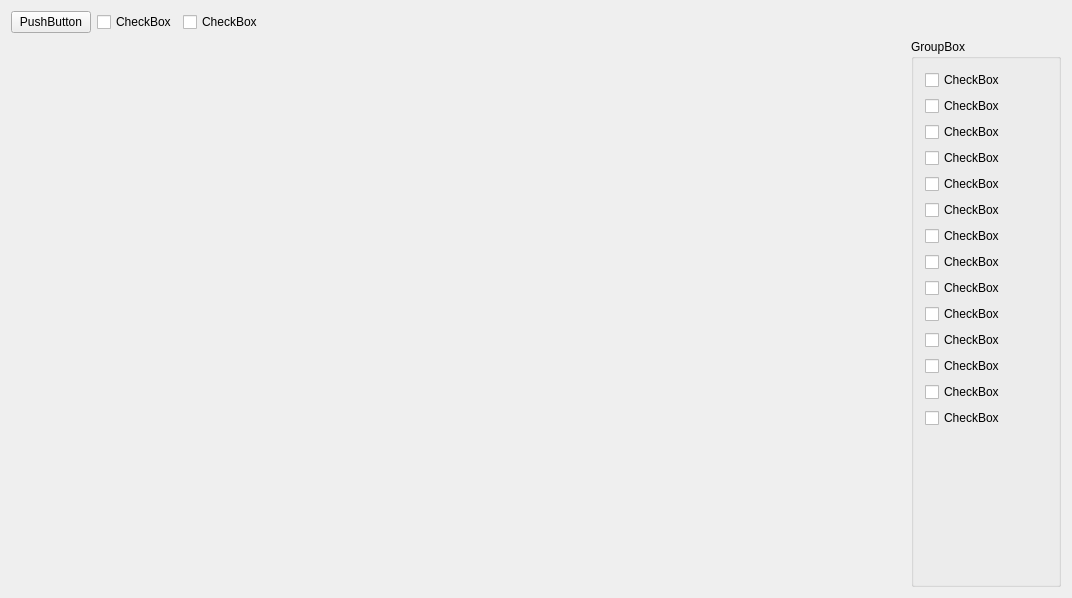
<?xml version="1.0" encoding="UTF-8"?>
<ui version="4.0">
 <class>ThousandRectsInConcurentThreadsClass</class>
 <widget class="QWidget" name="ThousandRectsInConcurentThreadsClass">
  <property name="geometry">
   <rect>
    <x>0</x>
    <y>0</y>
    <width>1072</width>
    <height>598</height>
   </rect>
  </property>
  <property name="windowTitle">
   <string>ThousandRectsInConcurentThreads</string>
  </property>
  <layout class="QVBoxLayout" name="verticalLayout_2">
   <item>
    <layout class="QHBoxLayout" name="horizontalLayout">
     <item>
      <widget class="QPushButton" name="pushButton">
       <property name="text">
        <string>PushButton</string>
       </property>
      </widget>
     </item>
     <item>
      <widget class="QCheckBox" name="checkBox">
       <property name="text">
        <string>CheckBox</string>
       </property>
      </widget>
     </item>
     <item>
      <widget class="QCheckBox" name="checkBox_2">
       <property name="text">
        <string>CheckBox</string>
       </property>
      </widget>
     </item>
     <item>
      <spacer name="horizontalSpacer">
       <property name="orientation">
        <enum>Qt::Horizontal</enum>
       </property>
       <property name="sizeHint" stdset="0">
        <size>
         <width>40</width>
         <height>20</height>
        </size>
       </property>
      </spacer>
     </item>
    </layout>
   </item>
   <item>
    <layout class="QHBoxLayout" name="horizontalLayout_2" stretch="1,0">
     <item>
      <widget class="TWidget" name="widget" native="true"/>
     </item>
     <item>
      <widget class="QGroupBox" name="groupBox">
       <property name="minimumSize">
        <size>
         <width>150</width>
         <height>400</height>
        </size>
       </property>
       <property name="title">
        <string>GroupBox</string>
       </property>
       <layout class="QVBoxLayout" name="verticalLayout">
        <item>
         <widget class="QCheckBox" name="chan_1">
          <property name="text">
           <string>CheckBox</string>
          </property>
         </widget>
        </item>
        <item>
         <widget class="QCheckBox" name="chan_2">
          <property name="text">
           <string>CheckBox</string>
          </property>
         </widget>
        </item>
        <item>
         <widget class="QCheckBox" name="chan_3">
          <property name="text">
           <string>CheckBox</string>
          </property>
         </widget>
        </item>
        <item>
         <widget class="QCheckBox" name="chan_4">
          <property name="text">
           <string>CheckBox</string>
          </property>
         </widget>
        </item>
        <item>
         <widget class="QCheckBox" name="chan_5">
          <property name="text">
           <string>CheckBox</string>
          </property>
         </widget>
        </item>
        <item>
         <widget class="QCheckBox" name="chan_6">
          <property name="text">
           <string>CheckBox</string>
          </property>
         </widget>
        </item>
        <item>
         <widget class="QCheckBox" name="chan_7">
          <property name="text">
           <string>CheckBox</string>
          </property>
         </widget>
        </item>
        <item>
         <widget class="QCheckBox" name="chan_8">
          <property name="text">
           <string>CheckBox</string>
          </property>
         </widget>
        </item>
        <item>
         <widget class="QCheckBox" name="chan_9">
          <property name="text">
           <string>CheckBox</string>
          </property>
         </widget>
        </item>
        <item>
         <widget class="QCheckBox" name="chan_10">
          <property name="text">
           <string>CheckBox</string>
          </property>
         </widget>
        </item>
        <item>
         <widget class="QCheckBox" name="chan_11">
          <property name="text">
           <string>CheckBox</string>
          </property>
         </widget>
        </item>
        <item>
         <widget class="QCheckBox" name="chan_12">
          <property name="text">
           <string>CheckBox</string>
          </property>
         </widget>
        </item>
        <item>
         <widget class="QCheckBox" name="chan_13">
          <property name="text">
           <string>CheckBox</string>
          </property>
         </widget>
        </item>
        <item>
         <widget class="QCheckBox" name="chan_14">
          <property name="text">
           <string>CheckBox</string>
          </property>
         </widget>
        </item>
        <item>
         <spacer name="verticalSpacer">
          <property name="orientation">
           <enum>Qt::Vertical</enum>
          </property>
          <property name="sizeHint" stdset="0">
           <size>
            <width>20</width>
            <height>189</height>
           </size>
          </property>
         </spacer>
        </item>
       </layout>
      </widget>
     </item>
    </layout>
   </item>
  </layout>
 </widget>
 <layoutdefault spacing="6" margin="11"/>
 <customwidgets>
  <customwidget>
   <class>TWidget</class>
   <extends>QWidget</extends>
   <header>twidget.h</header>
   <container>1</container>
  </customwidget>
 </customwidgets>
 <resources>
  <include location="thousandrectsinconcurentthreads.qrc"/>
 </resources>
 <connections/>
</ui>
